Frame 1 (no input): blank canvas, image omitted
Frame 60 (the mouse pressed at the canvas centre just before this capture): blank canvas, image omitted
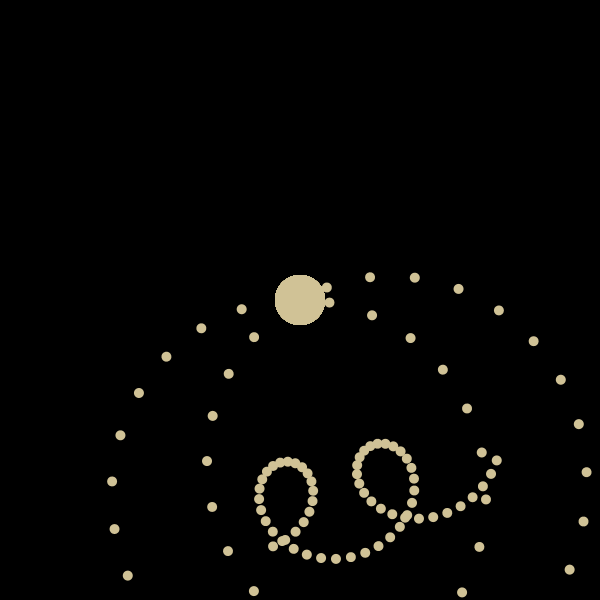
Frame 120 (the mouse held since frame 60 and released just before this capture)

The Processing sketch whose frames 1 and 60 were blank and that drew this single picture after the mouse press (run headless with seeded random() and noise(); from frame 60 on, the mouse is pressed at the canvas centre):

// Processing sketch: s09t0francisca
// ── s09t0francisca.pde
ArrayList<Objeto> objeto = new ArrayList<Objeto>();
Objeto o;

int var1, var2, var3;
int v0, v1;
float angle;
float p, q;
float x, y, a, b, m;
float u, d, l ,r;

void setup () {

  size (600, 600);
  background (0);
  for (int i = 0; i < 5; i++) {
    o = new Objeto(i);
    objeto.add(o);
  }
}

void draw () { 
  if (var1 == 1) {
    o.lines(var1);
  }
  if (var2 == 1) {
    o.elipses1(var2);
  }
  if (var3 == 1) {
    o.elipses2(var3);
  }
}

void keyPressed () {
  if (key == '1') { //Se activa forma "lines" al presionar la tecla '1'
    background (0);
    var1 = 1;
    var2 = 0;
    var3 = 0;
  } else if (key == '2') { //Se activa forma "elipses1" al presionar la tecla '2'
    var1 = 0;
    var2 = 1;
    var3 = 0;
  }
  
  if (key == 'a') { // Cambia de dirección a la izquierda al presionar la tecla 'a'
    m = -1;
  } else if (key == 'd') { // Cambia de dirección a la derecha al presionar la tecla 'd'
    m = 1;
  }
  if (key == 'w') { // Aumenta la velocidad al presionar la tecla 'w'
    a += 0.0016 + 0.0002;
  } else if (key == 's') { // Disminuye la velocidad al presionar la tecla 's'
    a -= 0.0016 - 0.0002;
  }
}

void mousePressed (){
  if (mousePressed) { //Se activa forma "elipses2" al presionar el mouse
    var1 = 0;
    var2 = 0;
    var3 = 1;
  }
}

void mouseReleased () {
  if (!mousePressed) { //Se activa forma "elipses1" al soltar el mouse
    var1 = 0;
    var2 = 1;
    var3 = 0;
  }
}
// ── Objeto.pde
class Objeto {

  float x, y;
  float angle;
  float b;
  float v0, v1;
  float u, d, l, r;

  Objeto(int o) {
    a = 0.005;
    b=185; 
    m=1.5;
    v0=0;
    v1+= a * m;
    background (0);
  }

  void lines (int var1) {
    background (0);

    for (int i = 0; i < 10; i++) {

      pushMatrix ();
      translate (width/2, height/2);

      v1 += a * m;
      float velocidad = map (i, 0, 9, v0, v1);
      angle = velocidad;
      x = b * cos (angle);
      y = b * sin (angle);


      strokeWeight (3);
      stroke(208, 194, 150);
      line (x, y, 0, 250);

      strokeWeight (3);
      stroke(208, 194, 150);
      line (x, y, -250, 0);

      strokeWeight (3);
      stroke(208, 194, 150);
      line (x, y, 0, -250);

      strokeWeight (3);
      stroke(208, 194, 150);
      line (x, y, 250, 0);

      popMatrix ();
    }
  }

  void elipses1 (int var2) {
    background (0);
    noStroke ();
    fill (208, 194, 150);
    ellipse (300, 300, 50, 50);

    translate(width/2, height/2);
    q++;
    fill(208, 194, 150);
    rotate(radians(q));

    translate(width/4, height/4);
    p+=8;
    rotate(radians(p));
    fill(208, 194, 150);
    ellipse(50, 0, 10, 10);

    translate(width/4, height/4);
    p+=4;
    rotate(radians(p));
    fill(208, 194, 150);
    ellipse(0, 0, 10, 10);
  }

  void elipses2 (int var3) {
    noStroke ();
    fill (208, 194, 150);
    ellipse (300, 300, 50, 50);

    translate(width/2, height/2);
    q++;
    fill(208, 194, 150);
    rotate(radians(q));

    translate(width/4, height/4);
    p+=8;
    rotate(radians(p));
    fill(208, 194, 150);
    ellipse(50, 0, 10, 10);

    translate(width/4, height/4);
    p+=4;
    rotate(radians(p));
    fill(208, 194, 150);
    ellipse(0, 0, 10, 10);
  }
  
}
